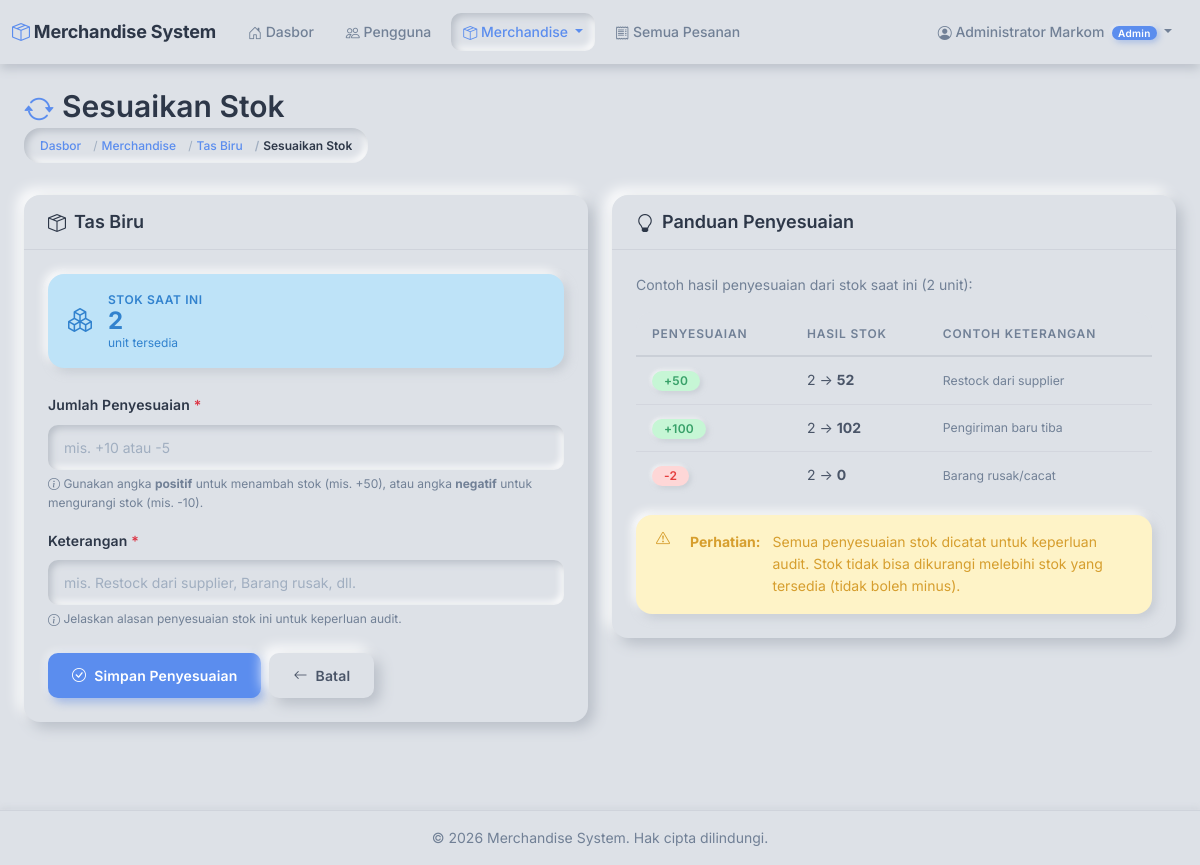
Page /merchandise/3/adjust-stock/ (signed in) on the committed database.
### accounts/models.py (models this page shows, shortened)
class User(AbstractUser):
    class Role(models.TextChoices):
        ADMIN = 'ADMIN', 'Admin (Markom)'
        SALES = 'SALES', 'Sales'
    role = models.CharField(
        max_length=10,
        choices=Role.choices,
        default=Role.SALES,
        help_text='User role: ADMIN for Markom, SALES for sales team'
    )
    full_name = models.CharField(
        max_length=255,
        help_text='Full name of the user'
    )
    phone = models.CharField(
        max_length=20,
        blank=True,
        help_text='Phone number'
    )
    class Meta:
        db_table = 'users'
        verbose_name = 'User'
        verbose_name_plural = 'Users'
        ordering = ['-date_joined']
    @property
    def is_admin(self):
        return self.role == self.Role.ADMIN
    @property
    def is_sales(self):
        return self.role == self.Role.SALES

### merchandise/models.py (models this page shows, shortened)
class Merchandise(models.Model):
    name = models.CharField(
        max_length=200,
        help_text='Merchandise name'
    )
    description = models.TextField(
        blank=True,
        help_text='Merchandise description'
    )
    category = models.ForeignKey(
        Category,
        on_delete=models.PROTECT,
        help_text='Category for this merchandise'
    )
    stock = models.IntegerField(
        default=0,
        help_text='Current stock quantity'
    )
    image = models.ImageField(
        upload_to='merchandise/%Y/%m/',
        blank=True,
        null=True,
        help_text='Merchandise image (max 2MB, JPG/PNG)'
    )
    is_active = models.BooleanField(
        default=True,
        help_text='Active status (soft delete)'
    )
    created_by = models.ForeignKey(
        settings.AUTH_USER_MODEL,
        on_delete=models.SET_NULL,
        null=True,
        related_name='created_merchandise',
        help_text='User who created this merchandise'
    )
    created_at = models.DateTimeField(auto_now_add=True)
    updated_at = models.DateTimeField(auto_now=True)
    class Meta:
        db_table = 'merchandise'
        verbose_name = 'Merchandise'
        verbose_name_plural = 'Merchandise'
        ordering = ['-created_at']
    def delete(self, using=None, keep_parents=False):
        """Soft delete: set is_active to False"""
        self.is_active = False
        self.save()

### merchandise/views.py (the view)
# urls.py: path('<int:pk>/adjust-stock/', views.merchandise_adjust_stock, name='merchandise_adjust_stock'),
@admin_required
def merchandise_adjust_stock(request, pk):
    merchandise = get_object_or_404(Merchandise, pk=pk)
    if request.method == 'POST':
        form = StockAdjustmentForm(request.POST)
        if form.is_valid():
            try:
                adjustment = form.cleaned_data['adjustment']
                reason = form.cleaned_data['reason']
                StockHistory.create_adjustment(
                    merchandise=merchandise,
                    adjustment=adjustment,
                    reason=reason,
                    adjusted_by=request.user
                )
                sign = '+' if adjustment >= 0 else ''
                messages.success(
                    request,
                    f'Stock adjusted: {sign}{adjustment}. New stock: {merchandise.stock}'
                )
                return redirect('merchandise:merchandise_detail', pk=pk)
            except Exception as e:
                messages.error(request, f'Error adjusting stock: {str(e)}')
        else:
            messages.error(request, 'Please correct the errors below.')
    else:
        form = StockAdjustmentForm()
    return render(request, 'merchandise/stock_adjust.html', {
        'form': form,
        'merchandise': merchandise
    })

### merchandise/forms.py (shortened to what this page needs)
class StockAdjustmentForm(forms.Form):
    adjustment = forms.IntegerField(
        label='Jumlah Penyesuaian',
        help_text='Masukkan angka positif untuk menambah stok, negatif untuk mengurangi (mis. +10 atau -5)',
        widget=forms.NumberInput(attrs={
            'class': 'form-control form-control-lg',
            'placeholder': 'mis. +10 atau -5',
        })
    )
    reason = forms.CharField(
        label='Alasan Penyesuaian',
        max_length=200,
        help_text='Jelaskan alasan penyesuaian stok ini',
        widget=forms.TextInput(attrs={
            'class': 'form-control',
            'placeholder': 'mis. Restock dari supplier, Barang rusak, dll.'
        })
    )

### orders/context_processors.py (called while the page is built)
def cart_context(request):
    if request.user.is_authenticated and hasattr(request.user, 'is_sales') and request.user.is_sales:
        cart = Cart(request)
        return {
            'navbar_cart_total': cart.get_total_quantity(),
            'navbar_cart_unique': cart.get_total_unique(),
        }
    return {
        'navbar_cart_total': 0,
        'navbar_cart_unique': 0,
    }

### templates/merchandise/stock_adjust.html (shortened to what this page needs)
{% extends 'base.html' %}
{% block content %}
<div class="container-fluid">
    <div class="row mb-4">
        <div class="col">
            <h2 class="mb-1">
                <i class="bi bi-arrow-repeat me-2" style="color: var(--color-accent);"></i>Sesuaikan Stok
            </h2>
            <nav aria-label="breadcrumb">
                <ol class="breadcrumb">
                    <li class="breadcrumb-item"><a href="{% url 'dashboard:home' %}">Dasbor</a></li>
                    <li class="breadcrumb-item"><a href="{% url 'merchandise:merchandise_list' %}">Merchandise</a></li>
                    <li class="breadcrumb-item"><a href="{% url 'merchandise:merchandise_detail' merchandise.pk %}">{{ merchandise.name }}</a></li>
                    <li class="breadcrumb-item active">Sesuaikan Stok</li>
                </ol>
            </nav>
        </div>
    </div>
    <div class="row g-4">
        <div class="col-md-6">
            <div class="card">
                <div class="card-header">
                    <h5 class="mb-0">
                        <i class="bi bi-box-seam me-2"></i>{{ merchandise.name }}
                    </h5>
                </div>
                <div class="card-body">
                    <div class="alert alert-info d-flex align-items-center gap-3 mb-4">
                        <i class="bi bi-boxes fs-4"></i>
                        <div>
                            <div style="font-size: var(--text-xs); font-weight: var(--font-semibold); text-transform: uppercase; letter-spacing: 0.05em;">Stok Saat Ini</div>
                            <div style="font-size: var(--text-2xl); font-weight: var(--font-bold); line-height: 1;">{{ merchandise.stock }}</div>
                            <div style="font-size: var(--text-xs);">unit tersedia</div>
                        </div>
                    </div>
                    <form method="post" novalidate>
                        <div class="mb-3">
                            <label for="{{ form.adjustment.id_for_label }}" class="form-label fw-semibold">
                                Jumlah Penyesuaian <span class="text-danger">*</span>
                            </label>
                            {{ form.adjustment }}
                            <div class="form-text">
                                <i class="bi bi-info-circle"></i>
                                Gunakan angka <strong>positif</strong> untuk menambah stok (mis. +50),
                                atau angka <strong>negatif</strong> untuk mengurangi stok (mis. -10).
                            </div>
                        </div>
                        <div class="mb-4">
                            <label for="{{ form.reason.id_for_label }}" class="form-label fw-semibold">
                                Keterangan <span class="text-danger">*</span>
                            </label>
                            {{ form.reason }}
                            <div class="form-text">
                                <i class="bi bi-info-circle"></i>
                                Jelaskan alasan penyesuaian stok ini untuk keperluan audit.
                            </div>
                        </div>
                        <div class="d-flex flex-wrap gap-2">
                            <button type="submit" class="btn btn-primary">
                                <i class="bi bi-check-circle"></i> Simpan Penyesuaian
                            </button>
                            <a href="{% url 'merchandise:merchandise_detail' merchandise.pk %}" class="btn btn-secondary">
                                <i class="bi bi-arrow-left"></i> Batal
                            </a>
                        </div>
                    </form>
                </div>
            </div>
        </div>
        <div class="col-md-6">
            <div class="card">
                <div class="card-header">
                    <h5 class="mb-0">
                        <i class="bi bi-lightbulb me-2"></i>Panduan Penyesuaian
                    </h5>
                </div>
                <div class="card-body">
                    <p class="text-muted small mb-3">
                        Contoh hasil penyesuaian dari stok saat ini ({{ merchandise.stock }} unit):
                    </p>
                    <div class="table-responsive">
                        <table class="table table-sm mb-3">
                            <thead>
                                <tr>
                                    <th>Penyesuaian</th>
                                    <th>Hasil Stok</th>
                                    <th>Contoh Keterangan</th>
                                </tr>
                            </thead>
                            <tbody>
                                <tr>
                                    <td><span class="badge bg-success">+50</span></td>
                                    <td>
                                        {{ merchandise.stock }} → <strong>{{ merchandise.stock|add:50 }}</strong>
                                    </td>
                                    <td class="text-muted small">Restock dari supplier</td>
                                </tr>
                                <tr>
                                    <td><span class="badge bg-success">+100</span></td>
                                    <td>
                                        {{ merchandise.stock }} → <strong>{{ merchandise.stock|add:100 }}</strong>
                                    </td>
                                    <td class="text-muted small">Pengiriman baru tiba</td>
                                </tr>
                                {% if merchandise.stock >= 10 %}
                                <tr>
                                    <td><span class="badge bg-danger">-10</span></td>
                                    <td>
                                        {{ merchandise.stock }} → <strong>{{ merchandise.stock|add:-10 }}</strong>
                                    </td>
                                    <td class="text-muted small">Barang rusak/cacat</td>
                                </tr>
                                {% else %}
                                <tr>
                                    <td><span class="badge bg-danger">-{{ merchandise.stock }}</span></td>
                                    <td>
                                        {{ merchandise.stock }} → <strong>0</strong>
                                    </td>
                                    <td class="text-muted small">Barang rusak/cacat</td>
                                </tr>
                                {% endif %}
                            </tbody>
                        </table>
                    </div>
                    <div class="alert alert-warning small mb-0">
                        <i class="bi bi-exclamation-triangle me-2"></i>
                        <strong>Perhatian:</strong> Semua penyesuaian stok dicatat untuk keperluan audit.
                        Stok tidak bisa dikurangi melebihi stok yang tersedia (tidak boleh minus).
                    </div>
                </div>
            </div>
        </div>
    </div>
</div>
{% endblock %}

### templates/base.html (shortened to what this page needs)
<!DOCTYPE html>
<html lang="id">
<head>
    <link href="https://cdn.jsdelivr.net/npm/bootstrap@5.3.0/dist/css/bootstrap.min.css" rel="stylesheet">
    <link rel="stylesheet" href="https://cdn.jsdelivr.net/npm/bootstrap-icons@1.11.0/font/bootstrap-icons.css">
    {% load static %}
    <link rel="stylesheet" href="{% static 'css/custom.css' %}">
</head>
<body>
    {% if user.is_authenticated %}
    <nav class="navbar navbar-expand-lg">
        <div class="container-fluid">
            <a class="navbar-brand" href="{% url 'dashboard:home' %}">
                <i class="bi bi-box-seam me-1" style="color: var(--color-accent);"></i>Merchandise System
            </a>
            <div class="collapse navbar-collapse" id="navbarNav">
                <ul class="navbar-nav me-auto">
                    <li class="nav-item">
                        <a class="nav-link {% if request.resolver_match.app_name == 'dashboard' %}active{% endif %}"
                           href="{% url 'dashboard:home' %}">
                            <i class="bi bi-house-door"></i> Dasbor
                        </a>
                    </li>
                    {% if user.is_admin %}
                    <li class="nav-item">
                        <a class="nav-link {% if request.resolver_match.app_name == 'accounts' %}active{% endif %}"
                           href="{% url 'accounts:user_list' %}">
                            <i class="bi bi-people"></i> Pengguna
                        </a>
                    </li>
                    <li class="nav-item dropdown">
                        <a class="nav-link dropdown-toggle {% if request.resolver_match.app_name == 'merchandise' %}active{% endif %}"
                           href="#" id="merchandiseDropdown" role="button" data-bs-toggle="dropdown" aria-expanded="false">
                            <i class="bi bi-box-seam"></i> Merchandise
                        </a>
                    </li>
                    <li class="nav-item">
                        <a class="nav-link {% if request.resolver_match.app_name == 'orders' %}active{% endif %}"
                           href="{% url 'orders:order_list' %}">
                            <i class="bi bi-receipt"></i> Semua Pesanan
                        </a>
                    </li>
                    {% endif %}
                </ul>
                <ul class="navbar-nav">
                    <li class="nav-item dropdown">
                        <a class="nav-link dropdown-toggle" href="#" id="userDropdown"
                           role="button" data-bs-toggle="dropdown" aria-expanded="false">
                            <i class="bi bi-person-circle"></i>
                            {{ user.full_name }}
                            {% if user.is_admin %}
                                <span class="badge bg-primary ms-1 badge-role">Admin</span>
                            {% else %}
                                <span class="badge bg-secondary ms-1 badge-role">Sales</span>
                            {% endif %}
                        </a>
                    </li>
                </ul>
            </div>
        </div>
    </nav>
    {% endif %}
    <main class="{% if user.is_authenticated %}container-fluid py-4{% endif %}">
        {% block content %}{% endblock %}
    </main>
    {% if user.is_authenticated %}
    <footer>
        <div class="container-fluid">
            <p class="mb-0">&copy; {% now "Y" %} Merchandise System. Hak cipta dilindungi.</p>
        </div>
    </footer>
    {% endif %}
</body>
</html>

### rows in the picture
User: full_name "Administrator Markom"
Merchandise: name "Tas Biru", stock "2", stock|add "52", stock|add "102"
